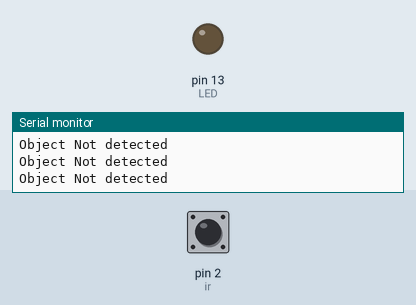
Recording of a sketch running on a simulated Arduino Uno, built with avr-gcc and run on an emulated ATmega328P. Shown: output pins drawn as LEDs (lit = HIGH), the last lines printed to the serial monitor. Dashed ring = blinking. The test bench sets the inputs (shaded band); at power-on: pin 2 (ir) LOW.

Above: at 1.2 s.
1.3 s: pin 2 (ir) driven HIGH
At 2.2 s:
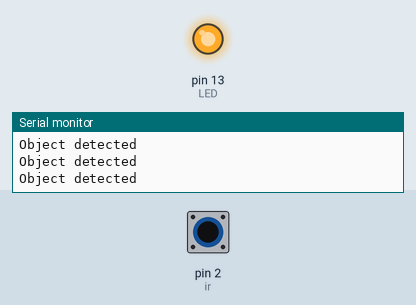
2.8 s: pin 2 (ir) driven LOW
At 3.6 s:
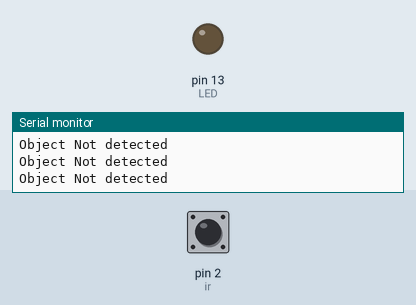
5.8 s: pin 2 (ir) pulsed HIGH 2 times (0.12 s each, 0.3 s apart)
At 6.16 s:
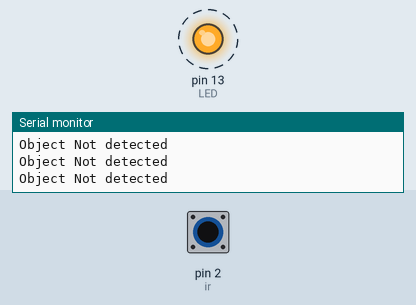
9.4 s: pin 2 (ir) pulsed HIGH 5 times (0.12 s each, 0.3 s apart)
At 11.8 s:
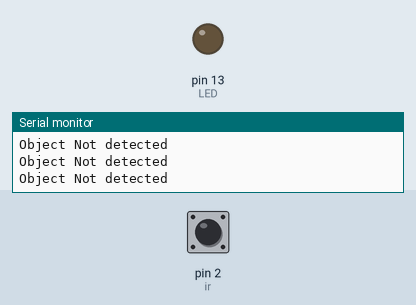
Timing chart, 0 to 13.3 s (numbered marks = the images above; inputs shaded):
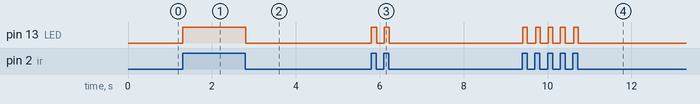

Measured:
- after the input at 1.3 s, pin 13 (LED): LOW → HIGH at once
- after the input at 2.8 s, pin 13 (LED): HIGH → LOW at once
- after the input at 5.8 s, pin 13 (LED): alternates HIGH for 0.12 s and LOW for 0.17 s, 4 changes in all, then stays LOW, starting at once
- after the input at 9.4 s, pin 13 (LED): alternates HIGH for 0.11 s and LOW for 0.20 s, 10 changes in all, then stays LOW, starting at once

The sketch:

IRSensor.ino
```cpp
int ir = 2;
int LED = 13;
void setup() {

Serial.begin(9600);
  // put your setup code here, to run once:
pinMode(ir,INPUT);
pinMode(LED,OUTPUT);
}

void loop() {
  // put your main code here, to run repeatedly:
if(digitalRead(ir) == HIGH){
digitalWrite(LED,HIGH);
Serial.println("Object detected");
}
else{
digitalWrite(LED,LOW);
Serial.println("Object Not detected");
}
}
```
